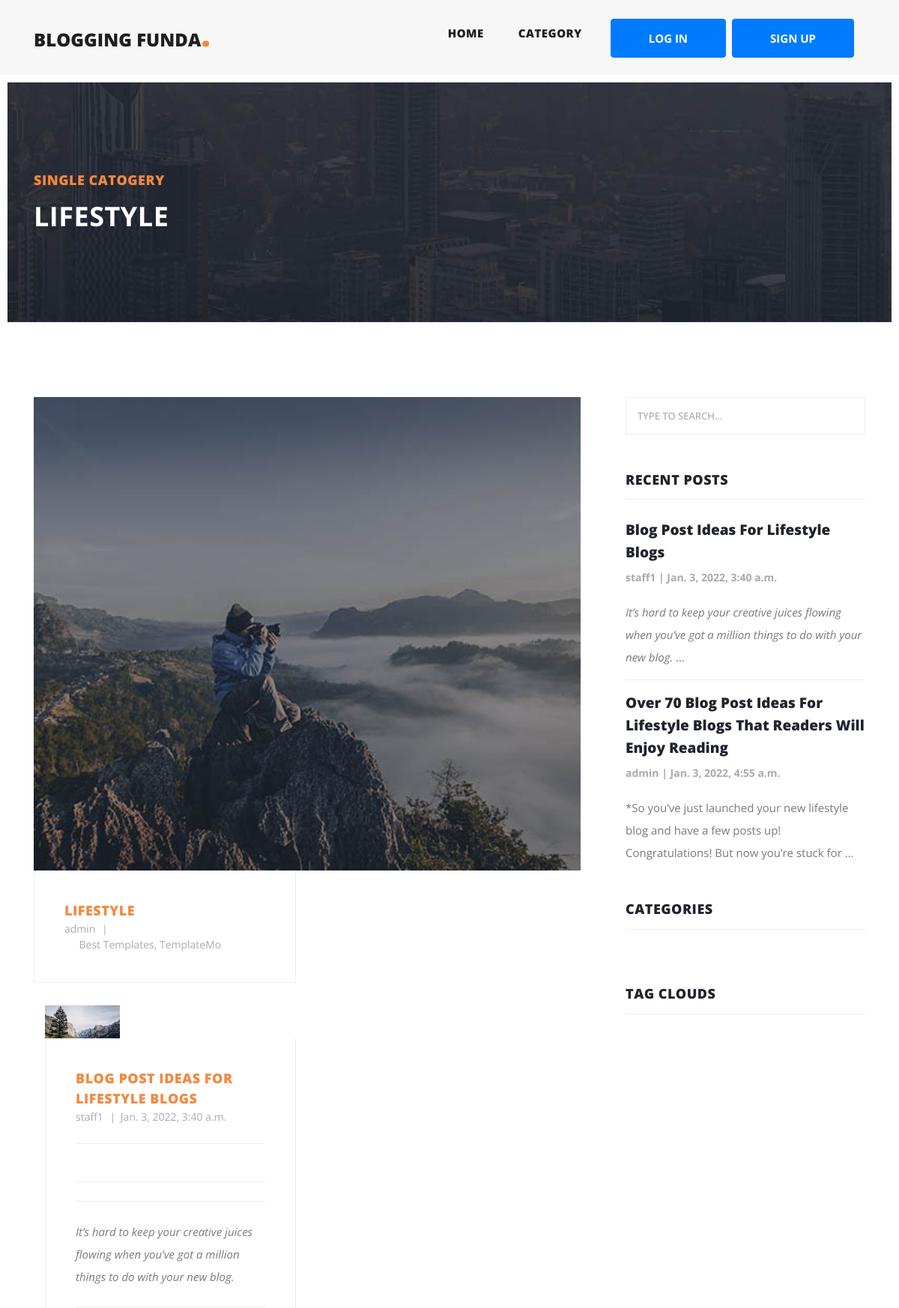
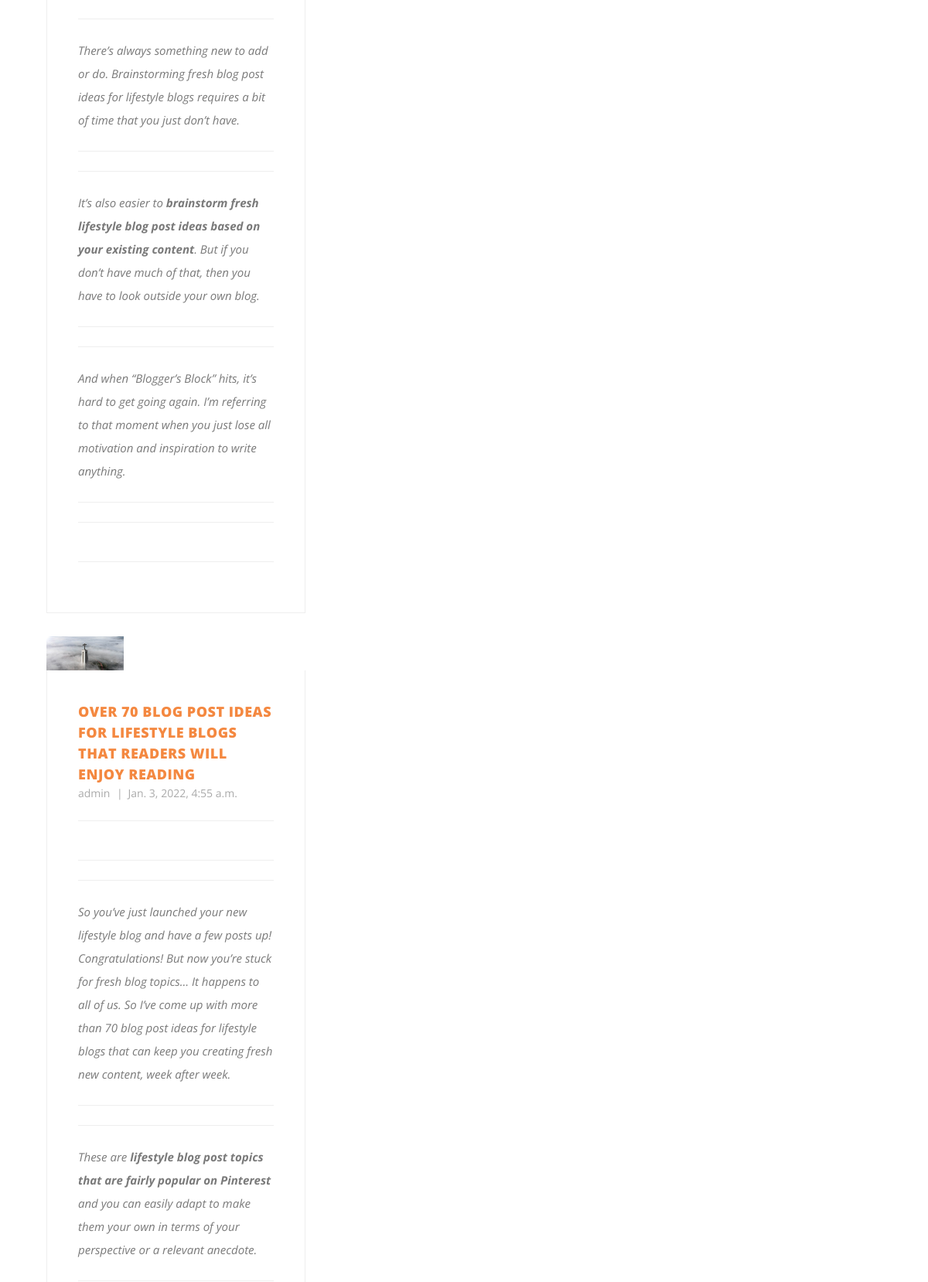
/allpostonecatogery/LifeStyle (upper part), run on the app's committed database (2 pictures, top to bottom).
### BlogApp/models.py (models this page shows, shortened)
class Category(models.Model):
    cat_id = models.AutoField(primary_key=True)
    title = models.CharField(max_length=100)
    author = models.ForeignKey('auth.User',on_delete=models.CASCADE,)
    description = models.TextField()
    url = models.CharField(max_length=100)
    img = models.ImageField(upload_to = 'catogery/')

class Post(models.Model):
    post_id = models.AutoField(primary_key=True)
    title = models.CharField(max_length=100)
    author = models.ForeignKey('auth.User',on_delete=models.CASCADE,)
    content = models.TextField()
    url = models.CharField(max_length=100)
    cat = models.ForeignKey(Category,on_delete=models.CASCADE)
    img = models.ImageField(upload_to = 'post/')
    add_date = models.DateTimeField(auto_now_add=True, null=True)
    tag = models.CharField(max_length=50,null=True)

### BlogApp/views.py (the view)
# urls.py: path('allpostonecatogery/<slug:url>',all_post_related_to_catogery, name = 'allpostonecatogery'),
def all_post_related_to_catogery(request,url):
    catos = Category.objects.get(url=url)
    posts = Post.objects.filter(cat=catos)
    return render(request,'all_post_related_to_one_catogery.html',{'catos':catos,'posts':posts})

### BlogApp/templatetags/markdownsupport.py (called while the page is built)
@register.filter
def convert_markdown(value):
    return markdown.markdown(value)

### templates/all_post_related_to_one_catogery.html (shortened to what this page needs)
{% extends 'base.html' %}{% load markdownsupport %}{% block title %}Blog{% endblock title %} {% block content %}
<header class="">
    {% include 'header.html'%}
</header>
<div class="heading-page header-text">
    <section class="page-heading">
        <div class="container">
            <div class="row">
                <div class="col-lg-12">
                    <div class="text-content">
                        <h4>Single Catogery</h4>
                        <h2>{{catos.title}}</h2>
                    </div>
                </div>
            </div>
        </div>
    </section>
</div>
<section class="blog-posts grid-system">
    <div class="container">
        <div class="row">
            <div class="col-lg-8">
                <div class="blog-thumb">
                    <img src="/media/{{catos.img}}" alt="" style="width: 100%;">
                </div>
                <div class="all-blog-posts">
                    <div class="row">
                        <div class="col-lg-6">
                            <div class="blog-post">
                                <div class="down-content">
                                    <span>{{catos.title}}</span>
                                    <ul class="post-info">
                                        <li>
                                            <a href="#">{{catos.author}}</a>
                                        </li>
                                    </ul>
                                    <div class="post-options">
                                        <div class="row">
                                            <div class="col-lg-12">
                                                <ul class="post-tags">
                                                    <li><i class="fa fa-tags"></i></li>
                                                    <li><a href="#">Best Templates</a>,</li>
                                                    <li><a href="#">TemplateMo</a></li>
                                                </ul>
                                            </div>
                                        </div>
                                    </div>
                                </div>
                            </div>
                        </div>
                    </div>
                </div>
                <div>
                    <div class="col-lg-6">
                        {% for post in posts %}
                        <div class="blog-post">
                            <div class="blog-thumb">
                                <img src="/media/{{post.img}}" alt="" style="width: 100px;">
                            </div>
                            <div class="down-content">
                                <span>{{post.title}}</span>
                                <ul class="post-info">
                                    <li>
                                        <a href="#">{{post.author}}</a>
                                    </li>
                                    <li><a href="#">{{post.add_date}}</a></li>
                                </ul>
                                <p>{{post.content|convert_markdown|safe}}</p>
                            </div>
                        </div>{% endfor %}
                    </div>
                </div>
            </div>
            <div class="col-lg-4">
                <div class="sidebar">
                    <div class="row">
                        <div class="col-lg-12">
                            <div class="sidebar-item search">
                                <form id="search_form" name="gs" method="GET" action="#">
                                    <input type="text" name="q" class="searchText" placeholder="type to search..." autocomplete="on">
                                </form>
                            </div>
                        </div>
                        <div>{% include 'side-bar-post-cat.html'%}</div>
                        <div class="col-lg-12">
                            <div class="sidebar-item tags">
                                <div class="sidebar-heading">
                                    <h2>Tag Clouds</h2>
                                </div>
                                <div class="content">
                                    <ul>
                                    </ul>
                                </div>
                            </div>
                        </div>
                    </div>
                </div>
            </div>
        </div>
    </div>
</section>
<footer>
    {% include 'footer.html'%}
</footer>{% endblock content %}

### templates/side-bar-post-cat.html (shortened to what this page needs)
{% load markdownsupport %}
<div class="col-lg-12">
    <div class="sidebar-item recent-posts">
        <div class="sidebar-heading">
            <h2>Recent Posts</h2>
        </div>
        <div class="content">
            <ul>{% for post in posts%}
                <li>
                    <a href="{% url 'post-details' post.url%}">
                        <h5>{{post.title}}</h5>
                        <strong><span>{{post.author}} | {{post.add_date}}</span></strong>
                        <br>
                        <p>{{post.content|truncatewords:20|convert_markdown|safe}}</p>
                    </a>
                </li>
                {% endfor %}
            </ul>
        </div>
    </div>
</div>
<div class="col-lg-12">
    <div class="sidebar-item categories">
        <div class="sidebar-heading">
            <h2>Categories</h2>
        </div>
    </div>
</div>

### static/css/templatemo-stand-blog.css (style rules this page uses)
body { font-family: 'Roboto', sans-serif; overflow-x: hidden; text-rendering: optimizeLegibility; -webkit-font-smoothing: antialiased; -moz-osx-font-smoothing: grayscale; }
p { margin-bottom: 0px; font-size: 15px; font-weight: 400; color: #7a7a7a; line-height: 30px; }
a { text-decoration: none!important; }
ul { padding: 0; margin: 0; list-style: none; }
h1,h2,h3,h4,h5,h6 { margin: 0px; }
.heading-page { padding-top: 110px; }
.page-heading { margin: 0px 10px; padding: 120px 0px; text-align: left; background-position: center center; background-repeat: no-repeat; background-size: cover; background-image: url(../images/heading-bg.jpg); }
.page-heading .text-content h4 { color: #f48840; font-size: 18px; text-transform: uppercase; font-weight: 900; letter-spacing: 0.5px; margin-bottom: 15px; }
.page-heading .text-content h2 { color: #fff; font-size: 36px; font-weight: 700; text-transform: uppercase; letter-spacing: 0.5px; }
header { position: absolute; z-index: 99999; width: 100%; height: 100px; background-color: #f7f7f7; -webkit-transition: all 0.3s ease-in-out 0s; -moz-transition: all 0.3s ease-in-out 0s; -o-transition: all 0.3s ease-in-out 0s; transition: all 0.3s ease-in-out 0s; }
.blog-posts { margin-top: 100px; }
.blog-posts .blog-post { margin-bottom: 30px; }
.blog-posts .blog-thumb img { width: 100%; overflow: hidden; }
.blog-posts .down-content { padding: 40px; border-right: 1px solid #eee; border-left: 1px solid #eee; border-bottom: 1px solid #eee; }
.blog-posts .down-content span { font-size: 18px; text-transform: uppercase; letter-spacing: 0.5px; font-weight: 900; color: #f48840; }
.blog-posts .down-content ul.post-info li { display: inline-block; margin-right: 8px; }
.blog-posts .down-content ul.post-info li:after { content: '|'; color: #aaa; margin-left: 8px; }
.grid-system .down-content ul.post-info li { margin-right: 3px; }
.grid-system .down-content ul.post-info li:after { margin-left: 5px; }
.blog-posts .down-content ul.post-info li:last-child::after { display: none; }
.blog-posts .down-content ul.post-info li a { font-size: 14px; color: #aaa; font-weight: 400; transition: all .3s; }
.blog-posts .down-content p { padding: 25px 0px; margin: 25px 0px; border-top: 1px solid #eee; border-bottom: 1px solid #eee; }
.blog-posts .down-content ul.post-tags li, .blog-posts .down-content ul.post-share li { display: inline-block; }
.blog-posts .down-content ul.post-tags li:first-child i, .blog-posts .down-content ul.post-share li:first-child i { color: #f48840; margin-right: 5px; }
.blog-posts .down-content ul.post-tags li, .blog-posts .down-content ul.post-share li { color: #aaa; }
.blog-posts .down-content ul.post-tags li a, .blog-posts .down-content ul.post-share li a { font-size: 14px; color: #aaa; font-weight: 400; transition: all .3s; }
.blog-posts .sidebar-heading h2 { font-size: 18px; text-transform: uppercase; font-weight: 900; letter-spacing: 0.5px; color: #20232e; border-bottom: 1px solid #eee; padding-bottom: 15px; margin-bottom: 25px; }
.sidebar { margin-left: 30px; }
.sidebar .sidebar-item { margin-top: 50px; }
.sidebar .search { margin-top: 0px; }
.sidebar .sidebar-heading h2 { font-size: 18px; text-transform: uppercase; font-weight: 900; letter-spacing: 0.5px; color: #20232e; border-bottom: 1px solid #eee; padding-bottom: 15px; margin-bottom: 25px; }
.sidebar .search input { width: 100%; height: 50px; border: 1px solid #eee; font-size: 13px; text-transform: uppercase; font-weight: 500; color: #7a7a7a; outline: none; padding: 0px 15px; }
.sidebar .search input::placeholder { color: #aaa; }
.sidebar .recent-posts ul li { margin-bottom: 15px; padding-bottom: 15px; border-bottom: 1px solid #eee; }
.sidebar .recent-posts ul li:last-child { margin-bottom: 0px; padding-bottom: 0px; border-bottom: none; }
.sidebar .recent-posts ul li h5 { font-size: 19px; font-weight: 900; color: #20232e; line-height: 30px; transition: all 0.3s; }
.sidebar .recent-posts ul li span { display: block; font-size: 14px; color: #aaa; margin-top: 8px; }

### data on the page
Category: title "LIFESTYLE", img (picture), author "admin"
Post: img (picture), title "BLOG POST IDEAS FOR LIFESTYLE BLOGS", author "staff1", add_date "Jan. 3, 2022, 3:40 a.m.", content|convert_markdown "It’s hard to keep your creative juices flowing when you’ve got a million things to do with your new blog. There’s always something new to add or do. Brainstorming fresh blog post ideas for lifestyle blogs requires a bit of time that you just don’t have. It’s also easier to brainstorm fresh lifestyle blog post ideas based on your existing content . But if you don’t have much of that, then you have to look outside your own blog. And when “Blogger’s Block” hits, it’s hard to get going again. I’m referring to that moment when you just lose all motivation and inspiration to write anything.", title "Blog Post Ideas For Lifestyle Blogs", content|convert_markdown "It’s hard to keep your creative juices flowing when you’ve got a million things to do with your new blog. …"
Post: img (picture), title "OVER 70 BLOG POST IDEAS FOR LIFESTYLE BLOGS THAT READERS WILL ENJOY READING", author "admin", add_date "Jan. 3, 2022, 4:55 a.m.", content|convert_markdown "So you’ve just launched your new lifestyle blog and have a few posts up! Congratulations! But now you’re stuck for fresh blog topics… It happens to all of us. So I’ve come up with more than 70 blog post ideas for lifestyle blogs that can keep you creating fresh new content, week after week. These are lifestyle blog post topics that are fairly popular on Pinterest and you can easily adapt to make them your own in terms of your perspective or a relevant anecdote.", title "Over 70 Blog Post Ideas For Lifestyle Blogs That Readers Will Enjoy Reading", content|convert_markdown "*So you’ve just launched your new lifestyle blog and have a few posts up! Congratulations! But now you’re stuck for …"
